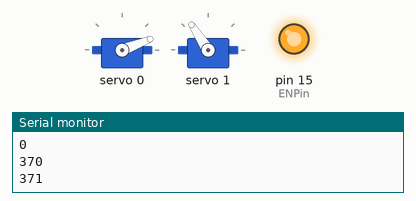
This sketch was run on a simulated Arduino Uno, built with avr-gcc and run on an emulated ATmega328P. On the bench: 2 × servo, output pins drawn as LEDs (lit = HIGH), the last lines printed to the serial monitor.

Above: at 0.35 s.
At 1.4 s:
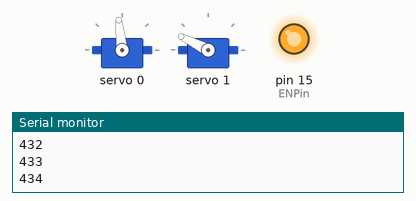
At 2.45 s:
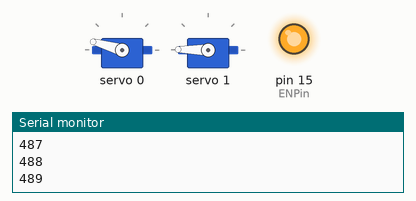
At 4.55 s:
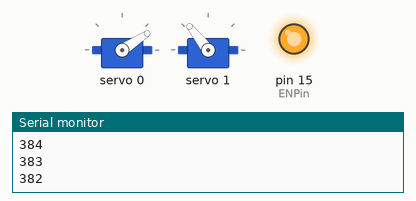
Timing chart, 0 to 6.7 s (numbered marks = the images above):
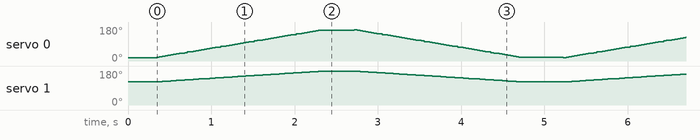

The sketch:

ServoXL.ino
```cpp
// servo code to be used with solar tracker
// This code is for testing the Adafruit PCA9685 16-channel PWM/Servo driver
#include <Wire.h>
#include <Adafruit_PWMServoDriver.h>

Adafruit_PWMServoDriver pwm = Adafruit_PWMServoDriver();

//XL: Azi min:150 max:460=0-170 degrees, Eli:370-490=0-45 degrees

#define SERVOMIN  370 // This is the 'minimum' pulse length count (out of 4096)
#define SERVOMAX  490 // This is the 'maximum' pulse length count (out of 4096)
#define USMIN  600 // This is the rounded 'minimum' microsecond length based on the minimum pulse of 150
#define USMAX  2400 // This is the rounded 'maximum' microsecond length based on the maximum pulse of 600
#define SERVO_FREQ 50 // Analog servos run at ~50 Hz updates

// our servo # counter
uint8_t servonum = 0;
int ENPin = 15;        // to shut off the booster


void setup() {
  Serial.begin(115200);
  Serial.println("8 channel Servo test!");
  pinMode(ENPin, OUTPUT);
  digitalWrite(ENPin,HIGH);
  delay(300);
  pwm.begin();
  pwm.setOscillatorFrequency(27000000);
  pwm.setPWMFreq(SERVO_FREQ);  // Analog servos run at ~50 Hz updates

  delay(10);
}


void loop() {
  // Drive each servo one at a time using setPWM()
  Serial.println(servonum);
  for (uint16_t pulselen = SERVOMIN; pulselen < SERVOMAX; pulselen++) {
    pwm.setPWM(servonum, 0, map(pulselen,SERVOMIN,SERVOMAX,150,460));
    pwm.setPWM(1, 0, pulselen);
    delay(15);
    Serial.println(pulselen);
  }

  delay(400);
  for (uint16_t pulselen = SERVOMAX; pulselen > SERVOMIN; pulselen--) {
    pwm.setPWM(servonum, 0, map(pulselen,SERVOMIN,SERVOMAX,150,460));
    pwm.setPWM(1, 0, pulselen);
    delay(15);
    Serial.println(pulselen);
  }

  delay(500);

}
```

SolarPosition.ino
```cpp
// SolarPositionSimple.cpp
// Minimal solar azimuth/elevation calculation for given time and coordinates
// Based on Ken Willmott's SolarPosition library

#include <math.h>
#include <time.h>

// Constants
#define DEG_TO_RAD 0.017453292519943295
#define RAD_TO_DEG 57.29577951308232
#define PI 3.14159265358979323846
#define TWO_PI (2.0 * PI)

// Utility: Compute Julian Date
long JulianDate(int year, int month, int day)
{
    if (month <= 2)
    {
        year--;
        month += 12;
    }
    int A = year / 100;
    int B = 2 - A + A / 4;
    long JD_whole = (long)(365.25 * (year + 4716)) + (int)(30.6001 * (month + 1)) + day + B - 1524;
    return JD_whole;
}

// Utility: Break time_t into date/time components (UTC)
void breakTime(time_t t, int &year, int &month, int &day, int &hour, int &minute, int &second)
{
    struct tm *tm = gmtime(&t);
    year = tm->tm_year + 1900;
    month = tm->tm_mon + 1;
    day = tm->tm_mday;
    hour = tm->tm_hour;
    minute = tm->tm_min;
    second = tm->tm_sec;
}

// Main function: Calculate azimuth and elevation
void calcSolarAzEl(time_t t, float latitude_deg, float longitude_deg, float &azimuth_deg, float &elevation_deg)
{
    // Convert to radians
    float Latitude = latitude_deg * DEG_TO_RAD;
    float Longitude = longitude_deg * DEG_TO_RAD;

    // Constants
    const float DAYS_PER_JULIAN_CENTURY = 36525.0;
    const long Y2K_JULIAN_DAY = 2451545;

    // Break time
    int year, month, day, hour, minute, second;
    breakTime(t, year, month, day, hour, minute, second);

    long JD_whole = JulianDate(year, month, day);
    float JD_frac = (hour + minute / 60.0 + second / 3600.0) / 24.0 - 0.5;

    float elapsedT = JD_whole - Y2K_JULIAN_DAY;
    elapsedT = (elapsedT + JD_frac) / DAYS_PER_JULIAN_CENTURY;

    float solarLongitude = DEG_TO_RAD * fmod(280.46645 + 36000.76983 * elapsedT, 360);
    float solarMeanAnomaly = DEG_TO_RAD * fmod(357.5291 + 35999.0503 * elapsedT, 360);
    float earthOrbitEccentricity = 0.016708617 - 0.000042037 * elapsedT;

    float sunCenter = DEG_TO_RAD *
                      ((1.9146 - 0.004847 * elapsedT) * sin(solarMeanAnomaly) + (0.019993 - 0.000101 * elapsedT) * sin(2 * solarMeanAnomaly) + 0.00029 * sin(3 * solarMeanAnomaly));

    float solarTrueAnomaly = solarMeanAnomaly + sunCenter;
    float equatorObliquity = DEG_TO_RAD * (23 + 26 / 60. + 21.448 / 3600. - 46.815 / 3600 * elapsedT);

    long JDx = JD_whole - Y2K_JULIAN_DAY;
    float GreenwichHourAngle = 280.46061837 + (360 * JDx) % 360 + .98564736629 * JDx + 360.98564736629 * JD_frac;
    GreenwichHourAngle = fmod(GreenwichHourAngle, 360.0);

    float solarTrueLongitude = fmod(sunCenter + solarLongitude, TWO_PI);

    float rightAscension = atan2(sin(solarTrueLongitude) * cos(equatorObliquity), cos(solarTrueLongitude));
    float Declination = asin(sin(equatorObliquity) * sin(solarTrueLongitude));
    float hourAngle = DEG_TO_RAD * GreenwichHourAngle + Longitude - rightAscension;

    // Azimuth (deg, east from north)
    azimuth_deg = (PI + atan2(sin(hourAngle),
                              cos(hourAngle) * sin(Latitude) - tan(Declination) * cos(Latitude))) *
                  RAD_TO_DEG;

    // Elevation (deg above horizon)
    elevation_deg = asin(sin(Latitude) * sin(Declination) + cos(Latitude) * cos(Declination) * cos(hourAngle)) * RAD_TO_DEG;
}

// Example usage
/*
#include <stdio.h>
int main() {
    time_t now = time(NULL);
    float lat = 40.0; // latitude in degrees
    float lon = -74.0; // longitude in degrees
    float az, el;
    calcSolarAzEl(now, lat, lon, az, el);
    printf("Azimuth: %f deg, Elevation: %f deg\n", az, el);
    return 0;
}
*/
```
